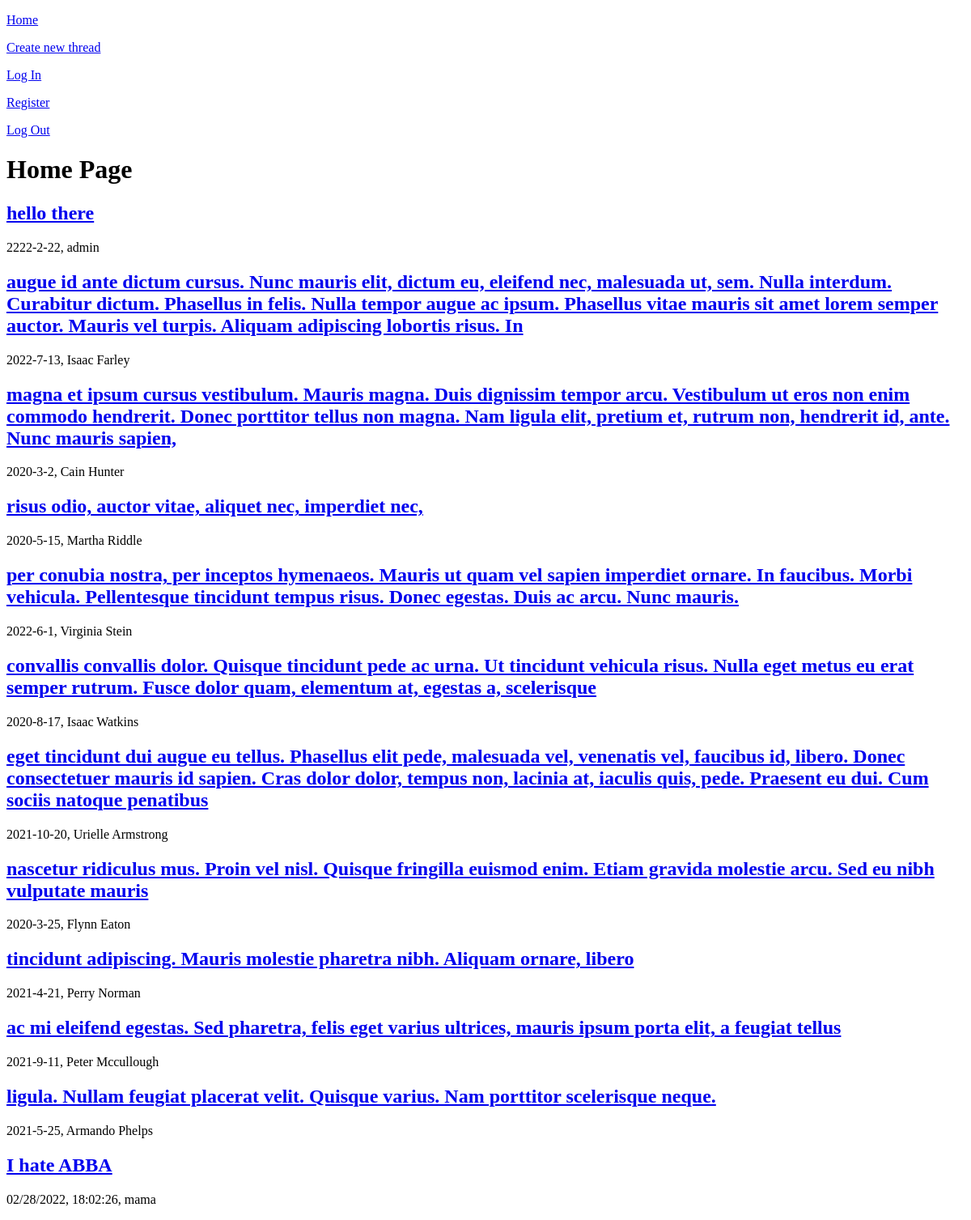
Before: / with the older database file.
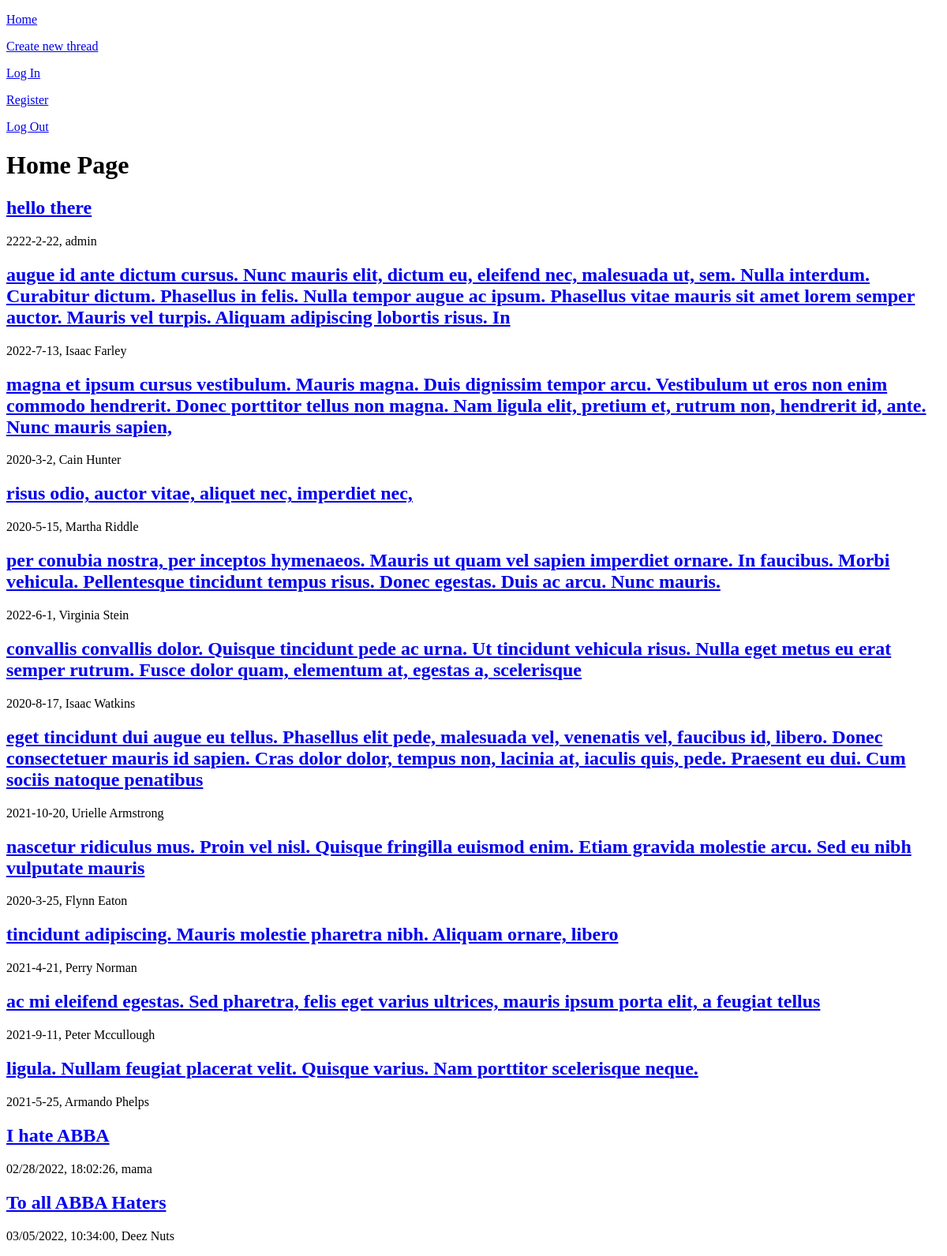
After: the same page with the newer database file.
### tables this page shows
CREATE TABLE threads
(
    thread_id INTEGER PRIMARY KEY AUTOINCREMENT,
    title TEXT NOT NULL,
    body TEXT NOT NULL,
    date_created TEXT NOT NULL,
    user_poster TEXT NOT NULL
);

### app.py (the view)
@app.route("/")
def index():
    db = get_db()
    threads = db.execute("""
        SELECT * FROM threads;
    """).fetchall()
    return render_template("index.html", threads=threads)

### database.py (called while the page is built)
def get_db():
    if "db" not in g:
        g.db = sqlite3.connect(DATABASE,
            detect_types=sqlite3.PARSE_DECLTYPES
        )
        g.db.row_factory = sqlite3.Row
    return g.db

### templates/index.html (shortened to what this page needs)
{% extends 'base.html' %}
{% block main_content %}
<h1>Home Page</h1>
{% for thread in threads %}
    <h2>
        <a href="{{ url_for('thread', thread_id=thread['thread_id']) }}">
            {{ thread["title"] }}
        </a>
    </h2>
    <p>{{ thread["date_created"] }}, {{ thread["user_poster"] }}</p>
{% endfor %}
{% endblock %}

Changed rows visible on the page:
added threads: title "To all ABBA Haters", date_created "03/05/2022, 10:34:00", user_poster "Deez Nuts"
